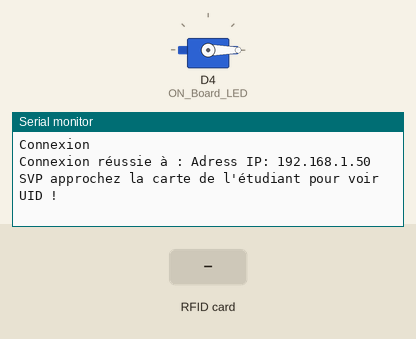
This sketch was run on a simulated ESP8266 (NodeMCU). Shown: servo, the last lines printed to the serial monitor. The test bench sets the inputs (shaded band). WiFi joins after 1.5 s; servers stay silent unless stated; uploads are accepted with an empty reply.

Above: at 3.2 s.
3.3 s: RFID card 12 34 56 78 held to the reader
At 4.7 s:
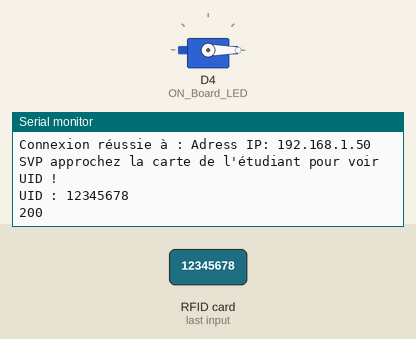
5.0 s: RFID card 5E 7A 19 C4 held to the reader
At 5.17 s:
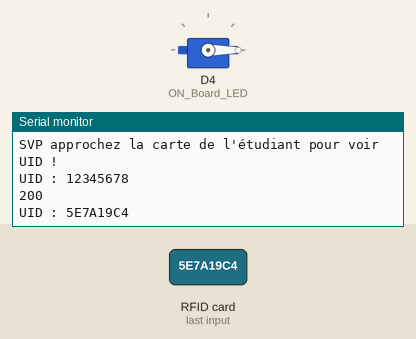

Measured:
- after the input at 3.3 s, the serial monitor: prints a new line at once (image 1)
- after the input at 5.0 s, the serial monitor: prints a new line at once (image 2)

The sketch:

code_projet.ino
```cpp
/*
# # # # # # # # # # # # # # # # # # # # # # # # # # # # # # # # # # # #
#                    Installation :                                   #
#                                                                     #
# NodeMCU ESP8266/ESP12E    RFID MFRC522 / RC522                      #
#         D2       <---------->   SDA/SS                              #
#         D5       <---------->   SCK                                 #
#         D7       <---------->   MOSI                                #
#         D6       <---------->   MISO                                #
#         GND      <---------->   GND                                 #
#         D1       <---------->   RST                                 #
#         3V/3V3   <---------->   3.3V                                #
# # # # # # # # # # # # # # # # # # # # # # # # # # # # # # # # # # # #
*/

//---------------------------------------- NodeMCU ESP8266 librairie---------------------------------------------------------------------------------------------------------------//
#include <ESP8266WebServer.h>
#include <ESP8266HTTPClient.h>
#include <ESP8266WiFi.h>
#include <ESP8266WiFiMulti.h>
#include <Servo.h>


ESP8266WiFiMulti WiFiMulti;

//------------------------------------------------------------------------------------------------------------------------------------------------------------------------------------------//

//----------------------------------------SPI et MFRC522 librairies-------------------------------------------------------------------------------------------------------------//
//----------------------------------------Librairies MFRC522 à installer
#include <SPI.h>
#include <MFRC522.h>
//------------------------------------------------------------------------------------------------------------------------------------------------------------------------------------------//

#define SS_PIN D2  //SDA / SS connecté à la pine de sortie D2
#define RST_PIN D1  //RST connecté à la pine de sortie D1
MFRC522 mfrc522(SS_PIN, RST_PIN);  //instance MFRC522.

#define ON_Board_LED 2  //on selectionne une led LED sur la carte esp8266

//----------------------------------------SSID and Password of your WiFi router-------------------------------------------------------------------------------------------------------------//
//const char* ssid = "AndroidAP9798";
//const char* password = "12345678";
//------------------------------------------------------------------------------------------------------------------------------------------------------------------------------------------//

ESP8266WebServer server(80);  //--> Server on port 80

int readsuccess;
byte readcard[4];
char str[32] = "";
String StrUID; //UID variable globale

Servo monServomoteur;   // Creation instance servo


//-----------------------------------------------------------------------------------------------SETUP--------------------------------------------------------------------------------------//
void setup() {

  // Attache le servomoteur à la broche D9
  monServomoteur.attach(D4);


  Serial.begin(9600); //--> Initialisation Moniteur série
  SPI.begin();      //--> Inititialisation bus SPI
  mfrc522.PCD_Init(); //--> Inititialisation carte MFRC522

  delay(500);

  WiFi.mode(WIFI_STA);
  WiFiMulti.addAP("AndroidAP9798", "12345678");

  Serial.println("");

  pinMode(ON_Board_LED,OUTPUT);
  digitalWrite(ON_Board_LED, HIGH); //--> Led off sur la Esp


  //----------------------------------------Attente de la connexion
  Serial.print("Connexion");
  while (WiFiMulti.run() != WL_CONNECTED) {
    Serial.print(".");
    //----------------------------------------Si connexion alors la led clignote.
    digitalWrite(ON_Board_LED, LOW);
    delay(250);
    digitalWrite(ON_Board_LED, HIGH);
    delay(250);
  }
  digitalWrite(ON_Board_LED, HIGH); //--> et on eteint la led.

  //----------------------------------------On affiche l'adresse ip locale de l'esp8266
  Serial.println("");
  Serial.print("Connexion réussie à : ");
  Serial.print("Adress IP: ");
  Serial.println(WiFi.localIP());

  Serial.println("SVP approchez la carte de l'étudiant pour voir UID !");
  Serial.println("");

  monServomoteur.write(0); // Position initale du servo

}
void loop() {

  readsuccess = getid();

  if(readsuccess) {  //Si carte lue

    digitalWrite(ON_Board_LED, LOW);

    String UIDresultSend;
    String postData;
    UIDresultSend = StrUID;

    WiFiClient client;
    HTTPClient http;    //Declare object of class HTTPClient


    http.begin(client, "http://192.168.43.222/projet_iot/getUID.php"); //requete finale
    http.addHeader("Content-Type", "application/x-www-form-urlencoded"); //Specify content-type header

    //Post Data
    postData = "UIDresult=" + UIDresultSend;

    int httpCode = http.POST(postData);   //On envoie la requete avec la méthode POST
    String payload = http.getString();    //On recupere la reponse payload (réponse HTTP)

    Serial.println(UIDresultSend);
    Serial.println(httpCode);   //Code retour HTTP
    Serial.println(payload);    ///:Affiche la reponse payload

    String newPayload = payload;

    newPayload.trim(); //Version de la chaîne avec tous les espaces blancs de début et de fin supprimés.

    if(newPayload=="Porte ouverte")
    {

      monServomoteur.write(180);
      delay(2000);
      monServomoteur.write(0);
      delay(1000);


    }
    else if (newPayload=="Pas enregistré"){

    }

    http.end();  //Close connection
       // Serial.println(UIDresultSend);
    delay(1000);
    digitalWrite(ON_Board_LED, HIGH);
  }
}

//----------------------------------------fonction pour lire et obtenir l'UID d'une carte étudiante---------------------------------------------------------------------------------//
int getid() {
  if(!mfrc522.PICC_IsNewCardPresent()) { //Attente d'une carte RFID (Si pas de tag)
    return 0;
  }
  if(!mfrc522.PICC_ReadCardSerial()) { //Récupération des informations de la carte RFID (Si pas d'info sur carte)
    return 0;
  }


  Serial.print("UID : ");

  for(int i=0;i<4;i++){
    readcard[i]=mfrc522.uid.uidByte[i]; //On stock l'UID de la carte
    array_to_string(readcard, 4, str);
    StrUID = str;
  }
  mfrc522.PICC_HaltA();
  return 1;
}

//----------------------------------------tableau vers String------------------------------------------------------------------------------//
void array_to_string(byte array[], unsigned int len, char buffer[]) {
    for (unsigned int i = 0; i < len; i++)
    {
        byte nib1 = (array[i] >> 4) & 0x0F;
        byte nib2 = (array[i] >> 0) & 0x0F;
        buffer[i*2+0] = nib1  < 0xA ? '0' + nib1  : 'A' + nib1  - 0xA;
        buffer[i*2+1] = nib2  < 0xA ? '0' + nib2  : 'A' + nib2  - 0xA;
    }
    buffer[len*2] = '\0';
}
//------------------------------------------------------------------------------------------------------------------------------------------------------------------------------------------//
```
